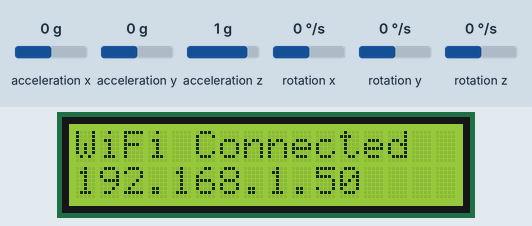
The sketch below on a simulated ESP8266 (NodeMCU). Parts: 16×2 character LCD. Wiring (inferred from the names in the program): MPU-6050 motion sensor at I2C address 0x68. Inputs (shaded band) come from the test bench; at power-on: acceleration x 0 g, acceleration y 0 g, acceleration z 1 g, rotation x 0 °/s, rotation y 0 °/s, rotation z 0 °/s. WiFi joins after 1.5 s; servers stay silent unless stated; no MQTT or app messages arrive unless stated; what the sketch prints to the serial monitor is not drawn.

Above: at 6.7 s.
11.9 s: acceleration x set to -1.4 g
At 15.0 s:
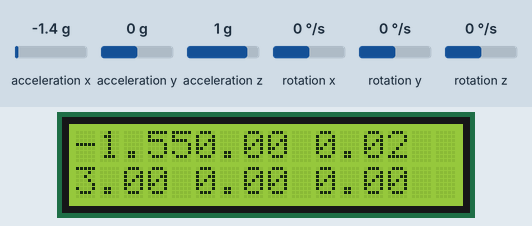
15.3 s: acceleration y set to -1.4 g
At 16.7 s:
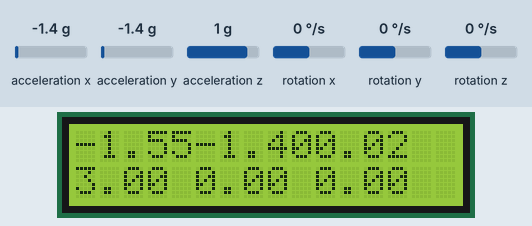
17.4 s: acceleration z set to -1.4 g
At 18.6 s:
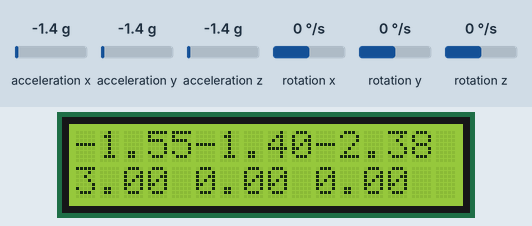
19.5 s: rotation x set to -192 °/s
At 20.6 s:
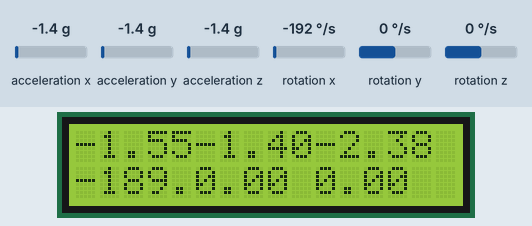
21.5 s: rotation y set to -192 °/s
At 22.8 s:
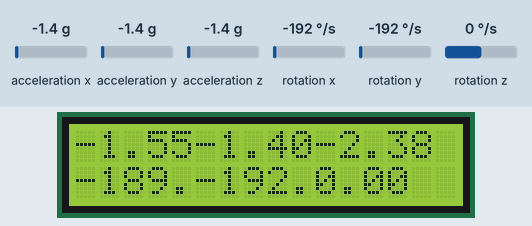
23.6 s: rotation z set to -192 °/s
At 25.2 s:
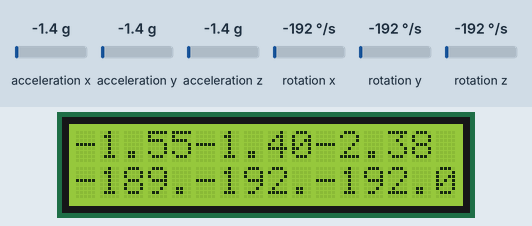
Timing chart, 0 to 26.7 s (numbered marks = the images above; inputs shaded):
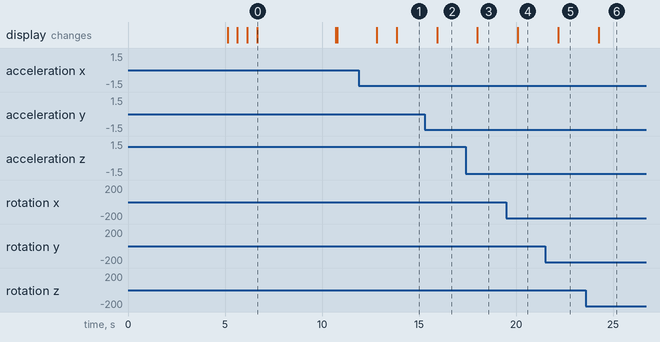

Measured:
- after the input at 11.9 s, the display: first differs from a run without the input after 2.0 s (image 1)
- after the input at 15.3 s, the display: changes after 0.63 s (image 2)
- after the input at 17.4 s, the display: changes after 0.60 s (image 3)
- after the input at 19.5 s, the display: changes after 0.58 s (image 4)
- after the input at 21.5 s, the display: changes after 0.67 s (image 5)
- after the input at 23.6 s, the display: changes after 0.66 s (image 6)
- what the display in image 0 shows lasts 4.0 s, from 6.7 s to 10.7 s

The sketch:

IMU.ino
```cpp
#include <Wire.h>
#include <PubSubClient.h>
#include <ESP8266WiFi.h>
#include <LiquidCrystal_PCF8574.h>

LiquidCrystal_PCF8574 lcd(0x3F);

const char* ssid = "Your SSID";
const char* password = "Your Password";
const char* mqtt_server = "172.20.10.6";

// I2C address of the MPU-6050 - 0x68 or 0x69 if AD0 is pulled HIGH
float elapsedTime, currentTime, previousTime;
const int MPU = 0x68;
int16_t AcX, AcY, AcZ, GyX, GyY, GyZ;
float gForceX, gForceY, gForceZ, rotX, rotY, rotZ;

WiFiClient espClient;
PubSubClient mqttClient(espClient);

void dataReceiver(){
  Wire.beginTransmission(MPU);
  Wire.write(0x3B);  // starting with register 0x3B (ACCEL_XOUT_H)
  Wire.endTransmission(false);
  Wire.requestFrom(MPU,14,true);  // request a total of 14 registers
  AcX = Wire.read() << 8 | Wire.read(); // 0x3B (ACCEL_XOUT_H) & 0x3C (ACCEL_XOUT_L)
  AcY = Wire.read() << 8 | Wire.read(); // 0x3D (ACCEL_YOUT_H) & 0x3E (ACCEL_YOUT_L)
  AcZ = Wire.read() << 8 | Wire.read(); // 0x3F (ACCEL_ZOUT_H) & 0x40 (ACCEL_ZOUT_L)
  previousTime = currentTime;        // Previous time is stored before the actual time read
  currentTime = millis();            // Current time actual time read
  elapsedTime = (currentTime - previousTime) / 1000; // Divide by 1000 to get seconds
  Wire.beginTransmission(MPU);
  Wire.write(0x43); // Gyro data first register address 0x43
  Wire.endTransmission(false);
  Wire.requestFrom(MPU, 14, true);
  GyX = Wire.read() << 8 | Wire.read(); // 0x43 (GYRO_XOUT_H) & 0x44 (GYRO_XOUT_L)
  GyY = Wire.read() << 8 | Wire.read(); // 0x45 (GYRO_YOUT_H) & 0x46 (GYRO_YOUT_L)
  GyZ = Wire.read() << 8 | Wire.read(); // 0x47 (GYRO_ZOUT_H) & 0x48 (GYRO_ZOUT_L)
  processData();
}

void processData(){
  gForceX = (AcX / 16384.0) - 0.15;
  gForceY = AcY / 16384.0;
  gForceZ = (AcZ / 16384.0) - 0.98;

  rotX = (GyX / 131.0) - (-3.0);
  rotY = GyY / 131.0;
  rotZ = GyZ / 131.0;
}

void debugFunction(int16_t AcX, int16_t AcY, int16_t AcZ, int16_t GyX, int16_t GyY, int16_t GyZ){
  // Print the MPU values to the serial monitor
  Serial.print("Accelerometer: ");
  Serial.print("X="); Serial.print(gForceX);
  Serial.print("|Y="); Serial.print(gForceY);
  Serial.print("|Z="); Serial.println(gForceZ);
  Serial.print("Gyroscope:");
  Serial.print("X="); Serial.print(rotX);
  Serial.print("|Y="); Serial.print(rotY);
  Serial.print("|Z="); Serial.println(rotZ);
}

void reconnect() {
  int cursorPosition = 0;
  // Loop until we're reconnected
  while (!mqttClient.connected()) {
    Serial.print("Attempting MQTT connection...");
    lcd.setCursor(00,00);
    lcd.print("Connecting MQTT");
    lcd.setCursor(00,1);
    lcd.print("---Reconnect--- ");
    // Attempt to connect
    if (mqttClient.connect("Client-MQTT-IoT")){
      lcd.clear();
      Serial.println("connected");
      lcd.setCursor(00,00);
      lcd.print("Connecting MQTT");
      lcd.setCursor(00,1);
      lcd.print("---Connected---");
      delay(2000);
      lcd.clear();
    }
    else {
      Serial.print("failed, rc=");
      Serial.print(mqttClient.state());
      Serial.println(" try again in 5 seconds");
      lcd.setCursor(00,00);
      lcd.print("Connecting MQTT");
      lcd.setCursor(00,1);
      lcd.print("--------------- ");
      //Wait 5 seconds before retrying
      delay(1000);
    }
  }
}

void setup(){
  Serial.begin(115200);
  lcd.setBacklight(HIGH);
  lcd.begin(16,2);
  lcd.clear();
  lcd.print("----MPU6050----");
  lcd.setCursor(00,1);
  lcd.print("-IoT -- Project-");
  delay(5000);
  Wire.begin();
  Wire.beginTransmission(MPU);
  Wire.write(0x6B);  // PWR_MGMT_1 register
  Wire.write(0);     // set to zero (wakes up the MPU-6050)
  Wire.endTransmission(true);

  setup_wifi();

  mqttClient.setServer(mqtt_server, 1883);

  Serial.println(mqtt_server);
  lcd.clear();
}

char* init(float val){

  char buff[100];

  for (int i = 0; i < 100; i++) {
      dtostrf(val, 4, 2, buff);  //4 is mininum width, 6 is precision
  }
   return buff;

}

void setup_wifi() {
  delay(10);
  // We start by connecting to a WiFi network
  Serial.println();
  int cursorPosition = 0;
  Serial.print("Connecting to ");
  Serial.println(ssid);
  lcd.setCursor(00,00);
  lcd.print("Connecting to");
  lcd.setCursor(00,1);
  lcd.print(ssid);
  lcd.clear();
  WiFi.begin(ssid, password);

  while (WiFi.status() != WL_CONNECTED) {
    delay(500);
    Serial.print(cursorPosition,2);
    lcd.print(".");
    cursorPosition++;
  }
  lcd.clear();
  Serial.println("");
  Serial.println("WiFi connected");
  lcd.setCursor(00,00);
  lcd.print("WiFi Connected");
  Serial.println("IP address: ");
  Serial.println(WiFi.localIP());
  lcd.setCursor(00,1);
  lcd.print(WiFi.localIP());
  delay(4000);
  lcd.clear();
}

void dataAcc(){

  char mpu6050X[100]= "";
  strcat(mpu6050X,init(gForceX));

  char mpu6050Y[100]= "";
  strcat(mpu6050Y,init(gForceY));

  char mpu6050Z[100]= "";
  strcat(mpu6050Z,init(gForceZ));

  // accelerometer - "topic, mpu6050"
  mqttClient.publish("AccX", mpu6050X);
  mqttClient.publish("AccY", mpu6050Y);
  mqttClient.publish("AccZ", mpu6050Z);

  lcd.setCursor(00,00);
  lcd.print(gForceX);
  lcd.setCursor(5,00);
  lcd.print(gForceY);
  lcd.setCursor(10,00);
  lcd.print(gForceZ);
}


void dataGy(){

  char mpu6050X[100]= "";
  strcat(mpu6050X,init(rotX));

  char mpu6050Y[100]= "";
  strcat(mpu6050Y,init(rotY));

  char mpu6050Z[100]= "";
  strcat(mpu6050Z,init(rotZ));

  // gyroscope - "topic, mpu6050"
  mqttClient.publish("GyrX", mpu6050X);
  mqttClient.publish("GyrY", mpu6050Y);
  mqttClient.publish("GyrZ", mpu6050Z);

  lcd.setCursor(00,1);
  lcd.print(rotX);
  lcd.setCursor(5,1);
  lcd.print(rotY);
  lcd.setCursor(10,1);
  lcd.print(rotZ);
}

void loop(){
  dataReceiver();
  debugFunction(AcX,AcY,AcZ,GyX,GyY,GyZ);

  if (!mqttClient.connected()) {
    reconnect();
  }


  mqttClient.loop();

  dataAcc();
  dataGy();

  lcd.write((byte)00);

  delay(1000);
}
```
